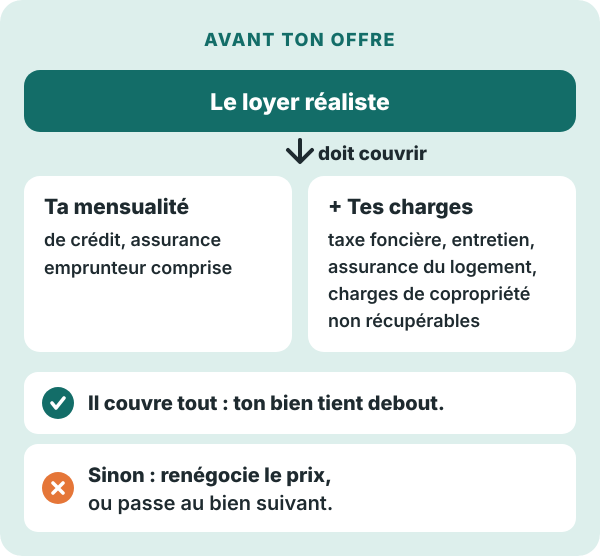
#> input picture 153/11-test.png, 1200 x 1112 px (shown at 1/2 size)
$ python detoure.py ../153/11-test.png ../153/01-hero.png
#> lines starting #> are read from the running program, lines starting #| are printed output that depends on the picture; after the words box and inside, x2 and y2 are one past the last pixel; in counts of white or black regions, pixels touching at a corner belong together
import sys, numpy as np
from PIL import Image
from scipy import ndimage
src, out = sys.argv[1], sys.argv[2]
im = Image.open(src).convert("RGBA"); a = np.array(im)
#> further down, im is the input picture: PIL image 1200x1112 RGBA; mean R, G, B, A 209.1, 225.2, 223.6, 254.7
rgb = a[..., :3].astype(int)
light = (rgb.min(axis=2) > 232)              # fond blanc / quasi blanc
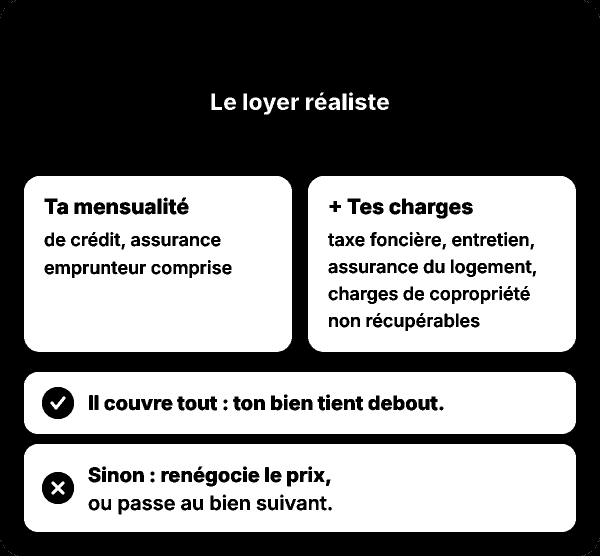
#> light: shape (1112, 1200) bool (shown at 1/2 size); 48.5% white; 142 white regions (45 under 20 px), largest, box (x1, y1, x2, y2) and area: (48, 888, 1152, 1064) 177081, (48, 352, 584, 704) 174246, (616, 352, 1152, 704) 164198
lab, n = ndimage.label(light)
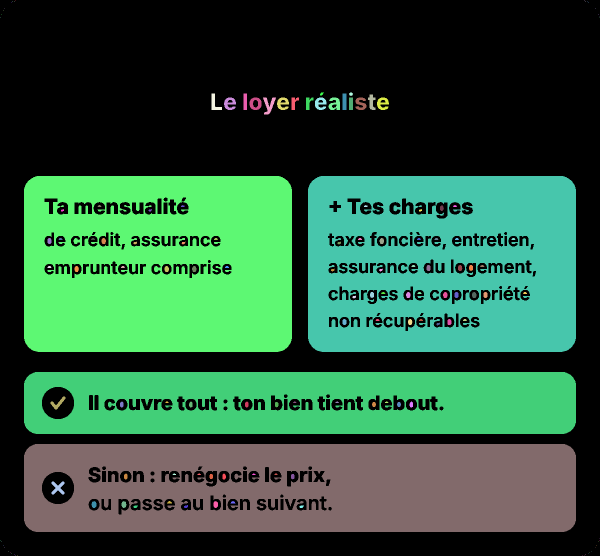
#> lab: shape (1112, 1200) int32 (shown at 1/2 size); 143 distinct labels, from 0 to 142; one colour per label, 0 black
#> n = 142
border = set(np.unique(np.concatenate([lab[0], lab[-1], lab[:, 0], lab[:, -1]]))) - {0}
#> border = 5 items
bg = np.isin(lab, list(border))
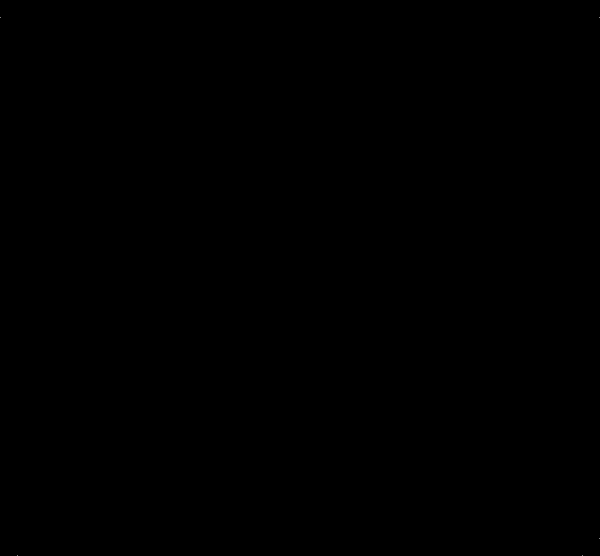
#> bg: shape (1112, 1200) bool (shown at 1/2 size); 0% white in thin lines or dots
bg = ndimage.binary_dilation(bg, iterations=1) & (rgb.min(axis=2) > 200)  # ronge le liseré clair
#> bg: shape (1112, 1200) bool; 0% white in thin lines or dots
a[..., 3] = np.where(bg, 0, 255)
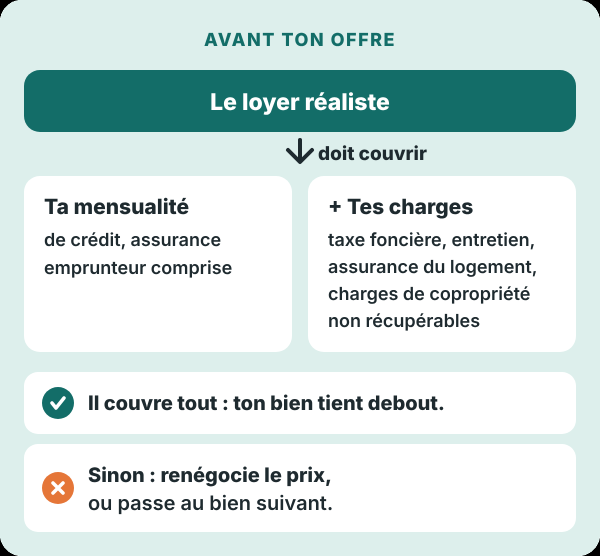
#> a: shape (1112, 1200, 4) (shown at 1/2 size); 0.14% of pixels changed, all inside (x1, y1, x2, y2) = (0, 0, 1200, 1112); transparent parts drawn white
Image.fromarray(a).save(out)
print(out, im.size)
#| ../153/01-hero.png (1200, 1112)

$ run again, on 153/02-pilier.png
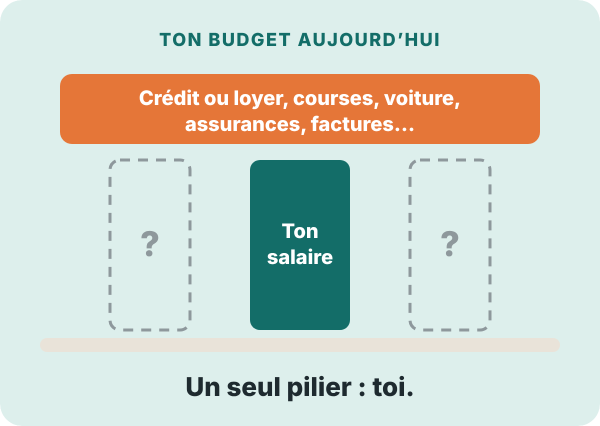
#> input picture 153/02-pilier.png, 1200 x 852 px (shown at 1/2 size)
#> im is the input picture: PIL image 1200x852 RGBA; mean R, G, B, A 206.4, 213.1, 203, 254.6
#> light: shape (852, 1200) bool; 1.4% white; 103 white regions (37 under 20 px), largest, box (x1, y1, x2, y2) and area: (349, 181, 370, 210) 359, (280, 181, 305, 210) 353, (504, 189, 526, 218) 296
#> `lab, n = ndimage.label(light)`:
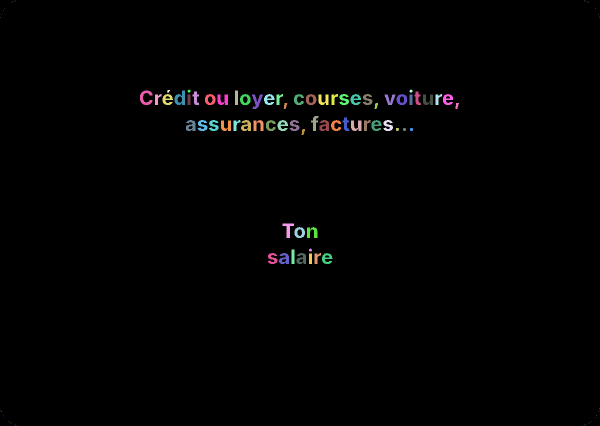
#> lab: shape (852, 1200) int32 (shown at 1/2 size); 104 distinct labels, from 0 to 103; one colour per label, 0 black
#> n = 103
#> border = 5 items
#> `a[..., 3] = np.where(bg, 0, 255)`:
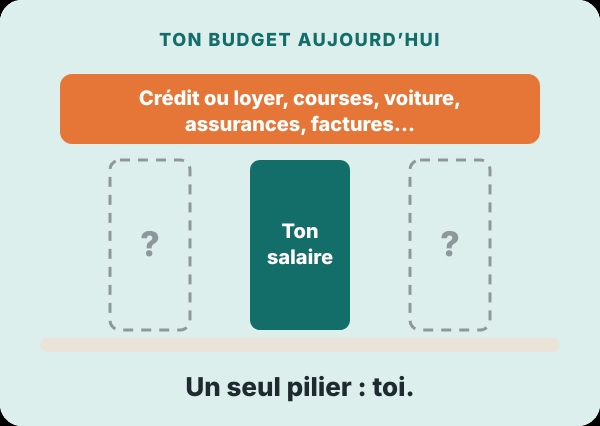
#> a: shape (852, 1200, 4) (shown at 1/2 size); 0.18% of pixels changed, all inside (x1, y1, x2, y2) = (0, 0, 1200, 852); transparent parts drawn white
#| ../153/02-pilier.png (1200, 852)

$ run again, on 153/03-ij.png
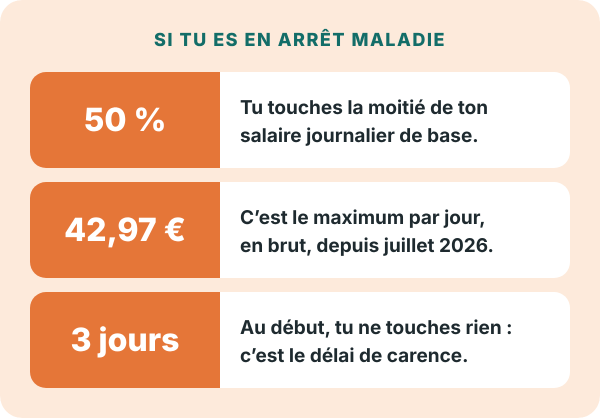
#> input picture 153/03-ij.png, 1200 x 836 px (shown at 1/2 size)
#> im is the input picture: PIL image 1200x836 RGBA; mean R, G, B, A 239.8, 211.1, 192.9, 254.6
#> light: shape (836, 1200) bool; 37.5% white; 101 white regions (47 under 20 px), largest, box (x1, y1, x2, y2) and area: (440, 584, 1140, 776) 121179, (440, 144, 1140, 336) 120866, (440, 364, 1140, 556) 120510
#> `lab, n = ndimage.label(light)`:
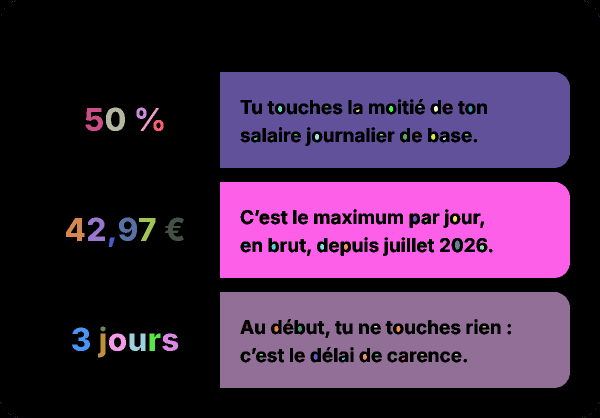
#> lab: shape (836, 1200) int32 (shown at 1/2 size); 102 distinct labels, from 0 to 101; one colour per label, 0 black
#> n = 101
#> border = 2 items
#> `a[..., 3] = np.where(bg, 0, 255)`:
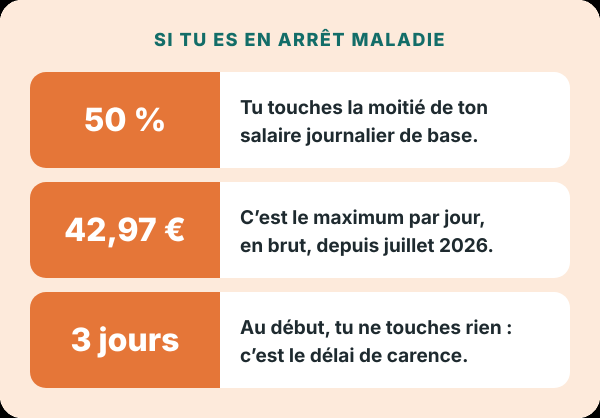
#> a: shape (836, 1200, 4) (shown at 1/2 size); 0.18% of pixels changed, all inside (x1, y1, x2, y2) = (0, 0, 1200, 836); transparent parts drawn white
#| ../153/03-ij.png (1200, 836)

$ run again, on 153/05-qui-paie.png
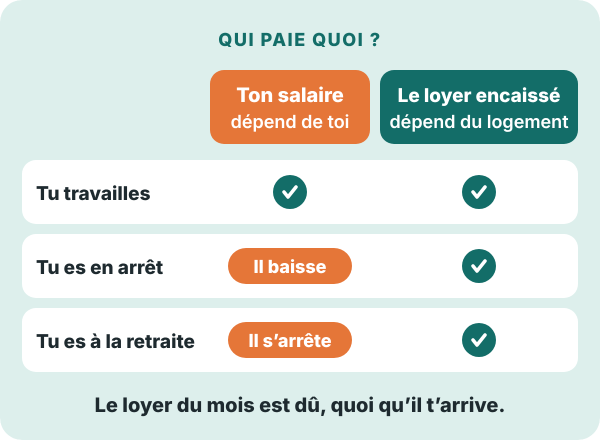
#> input picture 153/05-qui-paie.png, 1200 x 880 px (shown at 1/2 size)
#> im is the input picture: PIL image 1200x880 RGBA; mean R, G, B, A 217.3, 224.5, 218.6, 254.6
#> light: shape (880, 1200) bool; 36.1% white; 135 white regions (53 under 20 px), largest, box (x1, y1, x2, y2) and area: (44, 320, 1156, 448) 130928, (44, 468, 1156, 596) 117787, (44, 616, 1156, 744) 116802
#> `lab, n = ndimage.label(light)`:
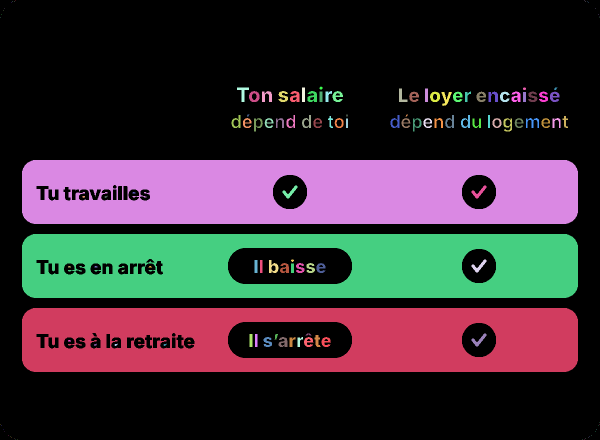
#> lab: shape (880, 1200) int32 (shown at 1/2 size); 136 distinct labels, from 0 to 135; one colour per label, 0 black
#> n = 135
#> border = 5 items
#> `a[..., 3] = np.where(bg, 0, 255)`:
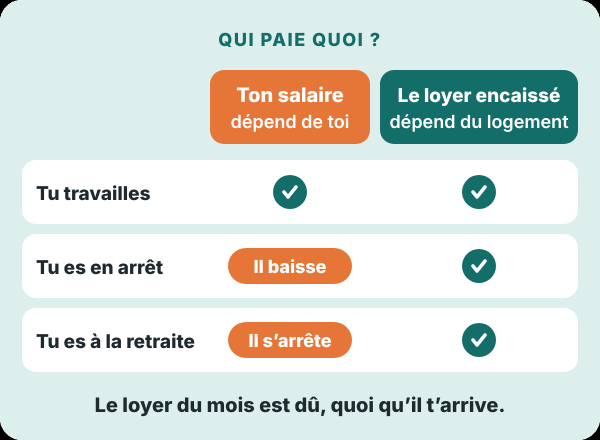
#> a: shape (880, 1200, 4) (shown at 1/2 size); 0.18% of pixels changed, all inside (x1, y1, x2, y2) = (0, 0, 1200, 880); transparent parts drawn white
#| ../153/05-qui-paie.png (1200, 880)
